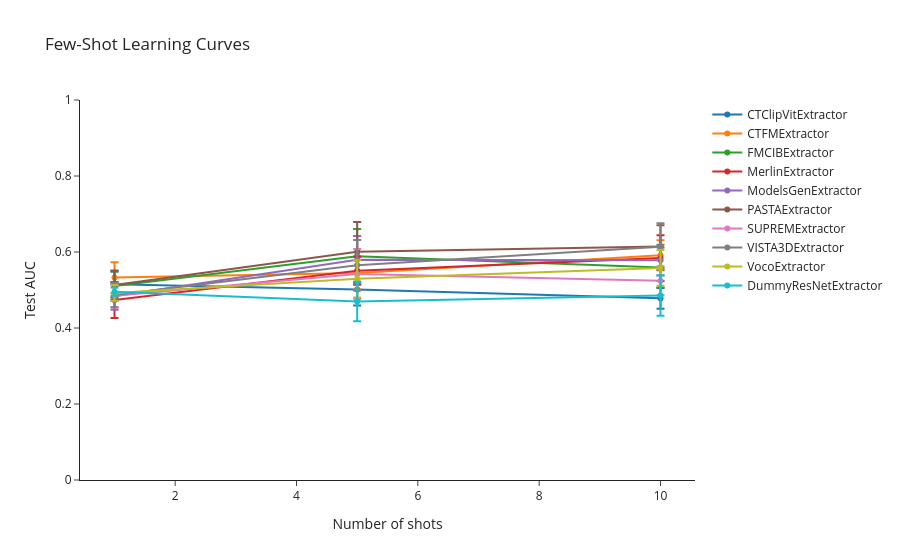

The code cell stored with this chart in its notebook:
### Markdown cell above
## Few-Shot Learning Curves

Visualize how model performance scales with increasing training samples.

### Code cell
# Plot few-shot learning curves

model_names = list(next(iter(few_shot_results.values())).keys())
fig = go.Figure()

for model_name in model_names:
    shot_values = []
    means = []
    cis = []

    for shots in shot_configs:
        shot_values.append(shots)
        result = few_shot_results.get(shots, {}).get(model_name, {})
        if "mean" not in result or "ci95" not in result:
            continue
        means.append(result["mean"])
        lower, upper = result["ci95"]
        cis.append(upper - result["mean"])

    fig.add_trace(go.Scatter(
        x=shot_values,
        y=means,
        mode='lines+markers',
        name=model_name,
        error_y=dict(type='data', array=cis, visible=True)
    ))

fig.update_layout(
    title='Few-Shot Learning Curves',
    xaxis_title='Number of shots',
    yaxis_title='Test AUC',
    template='simple_white'
)
fig.update_yaxes(range=[0, 1.0])
fig.show()

### Figure 1 — Plotly figure (JSON) as saved in the notebook; plotly's stock layout.template omitted (floating-point values rounded to 4 significant figures)
{"data": [{"error_y": {"array": [0.03379, 0.04199, 0.02712], "type": "data", "visible": true}, "mode": "lines+markers", "name": "CTClipVitExtractor", "type": "scatter", "x": [1, 5, 10], "y": [0.5152, 0.5011, 0.478]}, {"error_y": {"array": [0.04048, 0.0435, 0.03904], "type": "data", "visible": true}, "mode": "lines+markers", "name": "CTFMExtractor", "type": "scatter", "x": [1, 5, 10], "y": [0.5326, 0.5445, 0.5916]}, {"error_y": {"array": [0.0383, 0.07208, 0.05253], "type": "data", "visible": true}, "mode": "lines+markers", "name": "FMCIBExtractor", "type": "scatter", "x": [1, 5, 10], "y": [0.5103, 0.5886, 0.5594]}, {"error_y": {"array": [0.04756, 0.0368, 0.0601], "type": "data", "visible": true}, "mode": "lines+markers", "name": "MerlinExtractor", "type": "scatter", "x": [1, 5, 10], "y": [0.4737, 0.5508, 0.5839]}, {"error_y": {"array": [0.03575, 0.0625, 0.04046], "type": "data", "visible": true}, "mode": "lines+markers", "name": "ModelsGenExtractor", "type": "scatter", "x": [1, 5, 10], "y": [0.4835, 0.5796, 0.5783]}, {"error_y": {"array": [0.03762, 0.07844, 0.05595], "type": "data", "visible": true}, "mode": "lines+markers", "name": "PASTAExtractor", "type": "scatter", "x": [1, 5, 10], "y": [0.5134, 0.6003, 0.6142]}, {"error_y": {"array": [0.03073, 0.06608, 0.03809], "type": "data", "visible": true}, "mode": "lines+markers", "name": "SUPREMExtractor", "type": "scatter", "x": [1, 5, 10], "y": [0.4848, 0.5421, 0.5244]}, {"error_y": {"array": [0.03219, 0.06651, 0.06206], "type": "data", "visible": true}, "mode": "lines+markers", "name": "VISTA3DExtractor", "type": "scatter", "x": [1, 5, 10], "y": [0.4866, 0.5651, 0.6137]}, {"error_y": {"array": [0.02054, 0.04899, 0.04696], "type": "data", "visible": true}, "mode": "lines+markers", "name": "VocoExtractor", "type": "scatter", "x": [1, 5, 10], "y": [0.4924, 0.5295, 0.5581]}, {"error_y": {"array": [0.01083, 0.05188, 0.0531], "type": "data", "visible": true}, "mode": "lines+markers", "name": "DummyResNetExtractor", "type": "scatter", "x": [1, 5, 10], "y": [0.4955, 0.4695, 0.4856]}], "layout": {"title": {"text": "Few-Shot Learning Curves"}, "xaxis": {"title": {"text": "Number of shots"}}, "yaxis": {"range": [0, 1.0], "title": {"text": "Test AUC"}}}}
